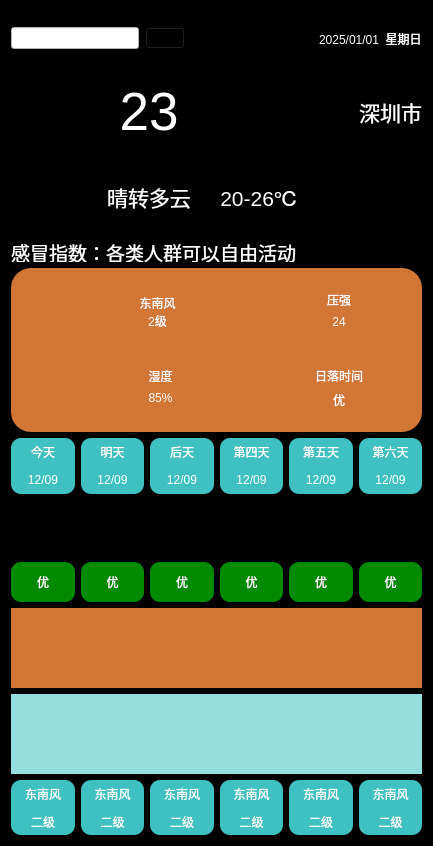
<?xml version="1.0" encoding="UTF-8"?>
<ui version="4.0">
 <class>Widget</class>
 <widget class="QWidget" name="Widget">
  <property name="geometry">
   <rect>
    <x>0</x>
    <y>0</y>
    <width>433</width>
    <height>846</height>
   </rect>
  </property>
  <property name="windowTitle">
   <string>Widget</string>
  </property>
  <property name="styleSheet">
   <string notr="true">background-color: rgb(0, 0, 0);</string>
  </property>
  <layout class="QVBoxLayout" name="verticalLayout_36" stretch="1,3,1,3,3,2,1">
   <item>
    <layout class="QHBoxLayout" name="horizontalLayout">
     <item>
      <widget class="QLineEdit" name="lineEdit_cityname">
       <property name="styleSheet">
        <string notr="true">background-color: rgb(255, 255, 255);</string>
       </property>
      </widget>
     </item>
     <item>
      <widget class="QPushButton" name="pushButton">
       <property name="styleSheet">
        <string notr="true">border：none</string>
       </property>
       <property name="text">
        <string/>
       </property>
       <property name="icon">
        <iconset resource="icon/res.qrc">
         <normaloff>:/search.png</normaloff>:/search.png</iconset>
       </property>
      </widget>
     </item>
     <item>
      <spacer name="horizontalSpacer">
       <property name="orientation">
        <enum>Qt::Orientation::Horizontal</enum>
       </property>
       <property name="sizeHint" stdset="0">
        <size>
         <width>40</width>
         <height>20</height>
        </size>
       </property>
      </spacer>
     </item>
     <item>
      <widget class="QLabel" name="label_nowData">
       <property name="styleSheet">
        <string notr="true">color: rgb(255, 255, 255);</string>
       </property>
       <property name="text">
        <string>2025/01/01  星期日</string>
       </property>
      </widget>
     </item>
    </layout>
   </item>
   <item>
    <layout class="QGridLayout" name="gridLayout">
     <item row="0" column="0" rowspan="2">
      <widget class="QLabel" name="label_nowWeatherIcon">
       <property name="minimumSize">
        <size>
         <width>80</width>
         <height>80</height>
        </size>
       </property>
       <property name="maximumSize">
        <size>
         <width>80</width>
         <height>80</height>
        </size>
       </property>
       <property name="styleSheet">
        <string notr="true"/>
       </property>
       <property name="text">
        <string/>
       </property>
       <property name="pixmap">
        <pixmap resource="icon/res.qrc">:/icon_qingtian.png</pixmap>
       </property>
       <property name="scaledContents">
        <bool>true</bool>
       </property>
      </widget>
     </item>
     <item row="0" column="1">
      <widget class="QLabel" name="label_nowTemp">
       <property name="font">
        <font>
         <pointsize>40</pointsize>
        </font>
       </property>
       <property name="layoutDirection">
        <enum>Qt::LayoutDirection::LeftToRight</enum>
       </property>
       <property name="styleSheet">
        <string notr="true">color: rgb(255, 255, 255);</string>
       </property>
       <property name="text">
        <string>23</string>
       </property>
       <property name="alignment">
        <set>Qt::AlignmentFlag::AlignCenter</set>
       </property>
      </widget>
     </item>
     <item row="0" column="3">
      <widget class="QLabel" name="label_nowCity">
       <property name="font">
        <font>
         <pointsize>16</pointsize>
        </font>
       </property>
       <property name="styleSheet">
        <string notr="true">color: rgb(255, 255, 255);</string>
       </property>
       <property name="text">
        <string>深圳市</string>
       </property>
       <property name="alignment">
        <set>Qt::AlignmentFlag::AlignRight|Qt::AlignmentFlag::AlignTrailing|Qt::AlignmentFlag::AlignVCenter</set>
       </property>
      </widget>
     </item>
     <item row="1" column="1">
      <widget class="QLabel" name="label_nowWeather">
       <property name="font">
        <font>
         <pointsize>16</pointsize>
        </font>
       </property>
       <property name="styleSheet">
        <string notr="true">color: rgb(255, 255, 255);</string>
       </property>
       <property name="text">
        <string>晴转多云</string>
       </property>
       <property name="alignment">
        <set>Qt::AlignmentFlag::AlignCenter</set>
       </property>
      </widget>
     </item>
     <item row="1" column="2">
      <widget class="QLabel" name="label_nowDayTemp">
       <property name="font">
        <font>
         <pointsize>16</pointsize>
        </font>
       </property>
       <property name="styleSheet">
        <string notr="true">color: rgb(255, 255, 255);</string>
       </property>
       <property name="text">
        <string>20-26℃</string>
       </property>
       <property name="alignment">
        <set>Qt::AlignmentFlag::AlignCenter</set>
       </property>
      </widget>
     </item>
    </layout>
   </item>
   <item>
    <widget class="QLabel" name="label_nowTips">
     <property name="minimumSize">
      <size>
       <width>0</width>
       <height>20</height>
      </size>
     </property>
     <property name="maximumSize">
      <size>
       <width>16777215</width>
       <height>20</height>
      </size>
     </property>
     <property name="font">
      <font>
       <pointsize>14</pointsize>
      </font>
     </property>
     <property name="styleSheet">
      <string notr="true">color: rgb(255, 255, 255);</string>
     </property>
     <property name="text">
      <string>感冒指数：各类人群可以自由活动</string>
     </property>
    </widget>
   </item>
   <item>
    <widget class="QWidget" name="widget" native="true">
     <property name="minimumSize">
      <size>
       <width>0</width>
       <height>0</height>
      </size>
     </property>
     <property name="maximumSize">
      <size>
       <width>16777215</width>
       <height>200</height>
      </size>
     </property>
     <property name="layoutDirection">
      <enum>Qt::LayoutDirection::LeftToRight</enum>
     </property>
     <property name="styleSheet">
      <string notr="true">background-color: rgb(209, 118, 53);
border-radius:20px</string>
     </property>
     <layout class="QGridLayout" name="gridLayout_3">
      <property name="leftMargin">
       <number>30</number>
      </property>
      <property name="rightMargin">
       <number>30</number>
      </property>
      <item row="0" column="0">
       <layout class="QGridLayout" name="gridLayout_2">
        <item row="0" column="0">
         <layout class="QHBoxLayout" name="horizontalLayout_2">
          <property name="spacing">
           <number>0</number>
          </property>
          <item>
           <widget class="QLabel" name="label_8">
            <property name="minimumSize">
             <size>
              <width>60</width>
              <height>60</height>
             </size>
            </property>
            <property name="maximumSize">
             <size>
              <width>60</width>
              <height>60</height>
             </size>
            </property>
            <property name="styleSheet">
             <string notr="true">background-color: rgb(209, 118, 53);</string>
            </property>
            <property name="text">
             <string/>
            </property>
            <property name="pixmap">
             <pixmap resource="icon/res.qrc">:/fengli.png</pixmap>
            </property>
            <property name="scaledContents">
             <bool>true</bool>
            </property>
           </widget>
          </item>
          <item>
           <layout class="QVBoxLayout" name="verticalLayout">
            <item>
             <widget class="QLabel" name="label_nowF_W">
              <property name="styleSheet">
               <string notr="true">color: rgb(255, 255, 255);</string>
              </property>
              <property name="text">
               <string>东南风</string>
              </property>
              <property name="alignment">
               <set>Qt::AlignmentFlag::AlignBottom|Qt::AlignmentFlag::AlignHCenter</set>
              </property>
             </widget>
            </item>
            <item>
             <widget class="QLabel" name="label_nowF_D">
              <property name="styleSheet">
               <string notr="true">color: rgb(255, 255, 255);</string>
              </property>
              <property name="text">
               <string>2级</string>
              </property>
              <property name="alignment">
               <set>Qt::AlignmentFlag::AlignHCenter|Qt::AlignmentFlag::AlignTop</set>
              </property>
             </widget>
            </item>
           </layout>
          </item>
         </layout>
        </item>
        <item row="0" column="1">
         <layout class="QHBoxLayout" name="horizontalLayout_3">
          <item>
           <widget class="QLabel" name="label_11">
            <property name="minimumSize">
             <size>
              <width>60</width>
              <height>60</height>
             </size>
            </property>
            <property name="maximumSize">
             <size>
              <width>60</width>
              <height>60</height>
             </size>
            </property>
            <property name="text">
             <string/>
            </property>
            <property name="pixmap">
             <pixmap resource="icon/res.qrc">:/PM.png</pixmap>
            </property>
            <property name="scaledContents">
             <bool>true</bool>
            </property>
           </widget>
          </item>
          <item>
           <layout class="QVBoxLayout" name="verticalLayout_2">
            <item>
             <widget class="QLabel" name="label_12">
              <property name="styleSheet">
               <string notr="true">color: rgb(255, 255, 255);</string>
              </property>
              <property name="text">
               <string>压强</string>
              </property>
              <property name="alignment">
               <set>Qt::AlignmentFlag::AlignBottom|Qt::AlignmentFlag::AlignHCenter</set>
              </property>
             </widget>
            </item>
            <item>
             <widget class="QLabel" name="label_nowPressure">
              <property name="styleSheet">
               <string notr="true">color: rgb(255, 255, 255);</string>
              </property>
              <property name="text">
               <string>24</string>
              </property>
              <property name="alignment">
               <set>Qt::AlignmentFlag::AlignHCenter|Qt::AlignmentFlag::AlignTop</set>
              </property>
             </widget>
            </item>
           </layout>
          </item>
         </layout>
        </item>
        <item row="1" column="0">
         <layout class="QHBoxLayout" name="horizontalLayout_5">
          <item>
           <widget class="QLabel" name="label_14">
            <property name="minimumSize">
             <size>
              <width>60</width>
              <height>60</height>
             </size>
            </property>
            <property name="maximumSize">
             <size>
              <width>60</width>
              <height>60</height>
             </size>
            </property>
            <property name="text">
             <string/>
            </property>
            <property name="pixmap">
             <pixmap resource="icon/res.qrc">:/shidu.png</pixmap>
            </property>
            <property name="scaledContents">
             <bool>true</bool>
            </property>
           </widget>
          </item>
          <item>
           <layout class="QVBoxLayout" name="verticalLayout_4">
            <item>
             <widget class="QLabel" name="label_18">
              <property name="styleSheet">
               <string notr="true">color: rgb(255, 255, 255);</string>
              </property>
              <property name="text">
               <string>湿度</string>
              </property>
              <property name="alignment">
               <set>Qt::AlignmentFlag::AlignBottom|Qt::AlignmentFlag::AlignHCenter</set>
              </property>
             </widget>
            </item>
            <item>
             <widget class="QLabel" name="label_humidity">
              <property name="styleSheet">
               <string notr="true">color: rgb(255, 255, 255);</string>
              </property>
              <property name="text">
               <string>85%</string>
              </property>
              <property name="alignment">
               <set>Qt::AlignmentFlag::AlignHCenter|Qt::AlignmentFlag::AlignTop</set>
              </property>
             </widget>
            </item>
           </layout>
          </item>
         </layout>
        </item>
        <item row="1" column="1">
         <layout class="QHBoxLayout" name="horizontalLayout_6">
          <item>
           <widget class="QLabel" name="label_20">
            <property name="minimumSize">
             <size>
              <width>60</width>
              <height>60</height>
             </size>
            </property>
            <property name="maximumSize">
             <size>
              <width>60</width>
              <height>60</height>
             </size>
            </property>
            <property name="text">
             <string/>
            </property>
            <property name="pixmap">
             <pixmap resource="icon/res.qrc">:/kongqizhiliang.png</pixmap>
            </property>
            <property name="scaledContents">
             <bool>true</bool>
            </property>
           </widget>
          </item>
          <item>
           <layout class="QVBoxLayout" name="verticalLayout_5">
            <item>
             <widget class="QLabel" name="label_21">
              <property name="styleSheet">
               <string notr="true">color: rgb(255, 255, 255);</string>
              </property>
              <property name="text">
               <string>日落时间</string>
              </property>
              <property name="alignment">
               <set>Qt::AlignmentFlag::AlignBottom|Qt::AlignmentFlag::AlignHCenter</set>
              </property>
             </widget>
            </item>
            <item>
             <widget class="QLabel" name="label_Airleave">
              <property name="styleSheet">
               <string notr="true">color: rgb(255, 255, 255);</string>
              </property>
              <property name="text">
               <string>优</string>
              </property>
              <property name="alignment">
               <set>Qt::AlignmentFlag::AlignHCenter|Qt::AlignmentFlag::AlignTop</set>
              </property>
             </widget>
            </item>
           </layout>
          </item>
         </layout>
        </item>
       </layout>
      </item>
     </layout>
    </widget>
   </item>
   <item>
    <layout class="QVBoxLayout" name="verticalLayout_28">
     <item>
      <layout class="QHBoxLayout" name="horizontalLayout_7">
       <item>
        <layout class="QVBoxLayout" name="verticalLayout_6">
         <property name="spacing">
          <number>0</number>
         </property>
         <item>
          <widget class="QLabel" name="label_23">
           <property name="styleSheet">
            <string notr="true">color: rgb(255, 255, 255);
background-color: rgb(64, 193, 193);
border-top-left-radius:10px;
border-top-right-radius:10px;</string>
           </property>
           <property name="text">
            <string>今天</string>
           </property>
           <property name="alignment">
            <set>Qt::AlignmentFlag::AlignCenter</set>
           </property>
          </widget>
         </item>
         <item>
          <widget class="QLabel" name="label_day1_data">
           <property name="styleSheet">
            <string notr="true">color: rgb(255, 255, 255);
background-color: rgb(64, 193, 193);
border-bottom-left-radius:10px;
border-bottom-right-radius:10px;</string>
           </property>
           <property name="text">
            <string>12/09</string>
           </property>
           <property name="alignment">
            <set>Qt::AlignmentFlag::AlignCenter</set>
           </property>
          </widget>
         </item>
        </layout>
       </item>
       <item>
        <layout class="QVBoxLayout" name="verticalLayout_17">
         <property name="spacing">
          <number>0</number>
         </property>
         <item>
          <widget class="QLabel" name="label_45">
           <property name="styleSheet">
            <string notr="true">color: rgb(255, 255, 255);
background-color: rgb(64, 193, 193);
border-top-left-radius:10px;
border-top-right-radius:10px;</string>
           </property>
           <property name="text">
            <string>明天</string>
           </property>
           <property name="alignment">
            <set>Qt::AlignmentFlag::AlignCenter</set>
           </property>
          </widget>
         </item>
         <item>
          <widget class="QLabel" name="label_day2_data">
           <property name="styleSheet">
            <string notr="true">color: rgb(255, 255, 255);
background-color: rgb(64, 193, 193);
border-bottom-left-radius:10px;
border-bottom-right-radius:10px;</string>
           </property>
           <property name="text">
            <string>12/09</string>
           </property>
           <property name="alignment">
            <set>Qt::AlignmentFlag::AlignCenter</set>
           </property>
          </widget>
         </item>
        </layout>
       </item>
       <item>
        <layout class="QVBoxLayout" name="verticalLayout_18">
         <property name="spacing">
          <number>0</number>
         </property>
         <item>
          <widget class="QLabel" name="label_47">
           <property name="styleSheet">
            <string notr="true">color: rgb(255, 255, 255);
background-color: rgb(64, 193, 193);
border-top-left-radius:10px;
border-top-right-radius:10px;</string>
           </property>
           <property name="text">
            <string>后天</string>
           </property>
           <property name="alignment">
            <set>Qt::AlignmentFlag::AlignCenter</set>
           </property>
          </widget>
         </item>
         <item>
          <widget class="QLabel" name="label_day3_data">
           <property name="styleSheet">
            <string notr="true">color: rgb(255, 255, 255);
background-color: rgb(64, 193, 193);
border-bottom-left-radius:10px;
border-bottom-right-radius:10px;</string>
           </property>
           <property name="text">
            <string>12/09</string>
           </property>
           <property name="alignment">
            <set>Qt::AlignmentFlag::AlignCenter</set>
           </property>
          </widget>
         </item>
        </layout>
       </item>
       <item>
        <layout class="QVBoxLayout" name="verticalLayout_19">
         <property name="spacing">
          <number>0</number>
         </property>
         <item>
          <widget class="QLabel" name="label_49">
           <property name="styleSheet">
            <string notr="true">color: rgb(255, 255, 255);
background-color: rgb(64, 193, 193);
border-top-left-radius:10px;
border-top-right-radius:10px;</string>
           </property>
           <property name="text">
            <string>第四天</string>
           </property>
           <property name="alignment">
            <set>Qt::AlignmentFlag::AlignCenter</set>
           </property>
          </widget>
         </item>
         <item>
          <widget class="QLabel" name="label_day4_data">
           <property name="styleSheet">
            <string notr="true">color: rgb(255, 255, 255);
background-color: rgb(64, 193, 193);
border-bottom-left-radius:10px;
border-bottom-right-radius:10px;</string>
           </property>
           <property name="text">
            <string>12/09</string>
           </property>
           <property name="alignment">
            <set>Qt::AlignmentFlag::AlignCenter</set>
           </property>
          </widget>
         </item>
        </layout>
       </item>
       <item>
        <layout class="QVBoxLayout" name="verticalLayout_20">
         <property name="spacing">
          <number>0</number>
         </property>
         <item>
          <widget class="QLabel" name="label_51">
           <property name="styleSheet">
            <string notr="true">color: rgb(255, 255, 255);
background-color: rgb(64, 193, 193);
border-top-left-radius:10px;
border-top-right-radius:10px;</string>
           </property>
           <property name="text">
            <string>第五天</string>
           </property>
           <property name="alignment">
            <set>Qt::AlignmentFlag::AlignCenter</set>
           </property>
          </widget>
         </item>
         <item>
          <widget class="QLabel" name="label_day5_data">
           <property name="styleSheet">
            <string notr="true">color: rgb(255, 255, 255);
background-color: rgb(64, 193, 193);
border-bottom-left-radius:10px;
border-bottom-right-radius:10px;</string>
           </property>
           <property name="text">
            <string>12/09</string>
           </property>
           <property name="alignment">
            <set>Qt::AlignmentFlag::AlignCenter</set>
           </property>
          </widget>
         </item>
        </layout>
       </item>
       <item>
        <layout class="QVBoxLayout" name="verticalLayout_21">
         <property name="spacing">
          <number>0</number>
         </property>
         <item>
          <widget class="QLabel" name="label_53">
           <property name="styleSheet">
            <string notr="true">color: rgb(255, 255, 255);
background-color: rgb(64, 193, 193);
border-top-left-radius:10px;
border-top-right-radius:10px;</string>
           </property>
           <property name="text">
            <string>第六天</string>
           </property>
           <property name="alignment">
            <set>Qt::AlignmentFlag::AlignCenter</set>
           </property>
          </widget>
         </item>
         <item>
          <widget class="QLabel" name="label_day6_data">
           <property name="styleSheet">
            <string notr="true">color: rgb(255, 255, 255);
background-color: rgb(64, 193, 193);
border-bottom-left-radius:10px;
border-bottom-right-radius:10px;</string>
           </property>
           <property name="text">
            <string>12/09</string>
           </property>
           <property name="alignment">
            <set>Qt::AlignmentFlag::AlignCenter</set>
           </property>
          </widget>
         </item>
        </layout>
       </item>
      </layout>
     </item>
     <item>
      <layout class="QHBoxLayout" name="horizontalLayout_8">
       <item>
        <widget class="QLabel" name="label_day1_icon">
         <property name="maximumSize">
          <size>
           <width>60</width>
           <height>60</height>
          </size>
         </property>
         <property name="text">
          <string/>
         </property>
         <property name="pixmap">
          <pixmap resource="icon/res.qrc">:/icon_baoyu.png</pixmap>
         </property>
         <property name="scaledContents">
          <bool>true</bool>
         </property>
        </widget>
       </item>
       <item>
        <widget class="QLabel" name="label_day2_icon">
         <property name="maximumSize">
          <size>
           <width>60</width>
           <height>60</height>
          </size>
         </property>
         <property name="text">
          <string/>
         </property>
         <property name="pixmap">
          <pixmap resource="icon/res.qrc">:/icon_baoyu.png</pixmap>
         </property>
         <property name="scaledContents">
          <bool>true</bool>
         </property>
        </widget>
       </item>
       <item>
        <widget class="QLabel" name="label_day3_icon">
         <property name="maximumSize">
          <size>
           <width>60</width>
           <height>60</height>
          </size>
         </property>
         <property name="text">
          <string/>
         </property>
         <property name="pixmap">
          <pixmap resource="icon/res.qrc">:/icon_baoyu.png</pixmap>
         </property>
         <property name="scaledContents">
          <bool>true</bool>
         </property>
        </widget>
       </item>
       <item>
        <widget class="QLabel" name="label_day4_icon">
         <property name="maximumSize">
          <size>
           <width>60</width>
           <height>60</height>
          </size>
         </property>
         <property name="text">
          <string/>
         </property>
         <property name="pixmap">
          <pixmap resource="icon/res.qrc">:/icon_baoyu.png</pixmap>
         </property>
         <property name="scaledContents">
          <bool>true</bool>
         </property>
        </widget>
       </item>
       <item>
        <widget class="QLabel" name="label_day5_icon">
         <property name="maximumSize">
          <size>
           <width>60</width>
           <height>60</height>
          </size>
         </property>
         <property name="text">
          <string/>
         </property>
         <property name="pixmap">
          <pixmap resource="icon/res.qrc">:/icon_baoyu.png</pixmap>
         </property>
         <property name="scaledContents">
          <bool>true</bool>
         </property>
        </widget>
       </item>
       <item>
        <widget class="QLabel" name="label_day6_icon">
         <property name="maximumSize">
          <size>
           <width>60</width>
           <height>60</height>
          </size>
         </property>
         <property name="text">
          <string/>
         </property>
         <property name="pixmap">
          <pixmap resource="icon/res.qrc">:/icon_baoyu.png</pixmap>
         </property>
         <property name="scaledContents">
          <bool>true</bool>
         </property>
        </widget>
       </item>
      </layout>
     </item>
     <item>
      <layout class="QHBoxLayout" name="horizontalLayout_9">
       <item>
        <widget class="QLabel" name="label_day1_air">
         <property name="maximumSize">
          <size>
           <width>16777215</width>
           <height>40</height>
          </size>
         </property>
         <property name="styleSheet">
          <string notr="true">color: rgb(255, 255, 255);
background-color: rgb(0, 138, 0);
border-radius:10px;
</string>
         </property>
         <property name="text">
          <string>优</string>
         </property>
         <property name="alignment">
          <set>Qt::AlignmentFlag::AlignCenter</set>
         </property>
        </widget>
       </item>
       <item>
        <widget class="QLabel" name="label_day2_air">
         <property name="maximumSize">
          <size>
           <width>16777215</width>
           <height>40</height>
          </size>
         </property>
         <property name="styleSheet">
          <string notr="true">color: rgb(255, 255, 255);
background-color: rgb(0, 138, 0);
border-radius:10px;
</string>
         </property>
         <property name="text">
          <string>优</string>
         </property>
         <property name="alignment">
          <set>Qt::AlignmentFlag::AlignCenter</set>
         </property>
        </widget>
       </item>
       <item>
        <widget class="QLabel" name="label_day3_air">
         <property name="maximumSize">
          <size>
           <width>16777215</width>
           <height>40</height>
          </size>
         </property>
         <property name="styleSheet">
          <string notr="true">color: rgb(255, 255, 255);
background-color: rgb(0, 138, 0);
border-radius:10px;
</string>
         </property>
         <property name="text">
          <string>优</string>
         </property>
         <property name="alignment">
          <set>Qt::AlignmentFlag::AlignCenter</set>
         </property>
        </widget>
       </item>
       <item>
        <widget class="QLabel" name="label_day4_air">
         <property name="maximumSize">
          <size>
           <width>16777215</width>
           <height>40</height>
          </size>
         </property>
         <property name="styleSheet">
          <string notr="true">color: rgb(255, 255, 255);
background-color: rgb(0, 138, 0);
border-radius:10px;
</string>
         </property>
         <property name="text">
          <string>优</string>
         </property>
         <property name="alignment">
          <set>Qt::AlignmentFlag::AlignCenter</set>
         </property>
        </widget>
       </item>
       <item>
        <widget class="QLabel" name="label_day5_air">
         <property name="maximumSize">
          <size>
           <width>16777215</width>
           <height>40</height>
          </size>
         </property>
         <property name="styleSheet">
          <string notr="true">color: rgb(255, 255, 255);
background-color: rgb(0, 138, 0);
border-radius:10px;
</string>
         </property>
         <property name="text">
          <string>优</string>
         </property>
         <property name="alignment">
          <set>Qt::AlignmentFlag::AlignCenter</set>
         </property>
        </widget>
       </item>
       <item>
        <widget class="QLabel" name="label_day6_air">
         <property name="maximumSize">
          <size>
           <width>16777215</width>
           <height>40</height>
          </size>
         </property>
         <property name="styleSheet">
          <string notr="true">color: rgb(255, 255, 255);
background-color: rgb(0, 138, 0);
border-radius:10px;
</string>
         </property>
         <property name="text">
          <string>优</string>
         </property>
         <property name="alignment">
          <set>Qt::AlignmentFlag::AlignCenter</set>
         </property>
        </widget>
       </item>
      </layout>
     </item>
    </layout>
   </item>
   <item>
    <layout class="QVBoxLayout" name="verticalLayout_29">
     <item>
      <widget class="QWidget" name="widget_hightemp" native="true">
       <property name="minimumSize">
        <size>
         <width>0</width>
         <height>80</height>
        </size>
       </property>
       <property name="maximumSize">
        <size>
         <width>16777215</width>
         <height>80</height>
        </size>
       </property>
       <property name="styleSheet">
        <string notr="true">background-color: rgb(209, 118, 53);</string>
       </property>
      </widget>
     </item>
     <item>
      <widget class="QWidget" name="widget_lowtemp" native="true">
       <property name="minimumSize">
        <size>
         <width>0</width>
         <height>80</height>
        </size>
       </property>
       <property name="maximumSize">
        <size>
         <width>16777215</width>
         <height>80</height>
        </size>
       </property>
       <property name="styleSheet">
        <string notr="true">background-color: rgb(148, 222, 222);</string>
       </property>
      </widget>
     </item>
    </layout>
   </item>
   <item>
    <layout class="QHBoxLayout" name="horizontalLayout_10">
     <item>
      <layout class="QVBoxLayout" name="verticalLayout_30">
       <property name="spacing">
        <number>0</number>
       </property>
       <item>
        <widget class="QLabel" name="label_day1_fw">
         <property name="styleSheet">
          <string notr="true">color: rgb(255, 255, 255);
background-color: rgb(64, 193, 193);
border-top-left-radius:10px;
border-top-right-radius:10px;</string>
         </property>
         <property name="text">
          <string>东南风</string>
         </property>
         <property name="alignment">
          <set>Qt::AlignmentFlag::AlignCenter</set>
         </property>
        </widget>
       </item>
       <item>
        <widget class="QLabel" name="label_day1_fd">
         <property name="styleSheet">
          <string notr="true">color: rgb(255, 255, 255);
background-color: rgb(64, 193, 193);
border-bottom-left-radius:10px;
border-bottom-right-radius:10px;</string>
         </property>
         <property name="text">
          <string>二级</string>
         </property>
         <property name="alignment">
          <set>Qt::AlignmentFlag::AlignCenter</set>
         </property>
        </widget>
       </item>
      </layout>
     </item>
     <item>
      <layout class="QVBoxLayout" name="verticalLayout_31">
       <property name="spacing">
        <number>0</number>
       </property>
       <item>
        <widget class="QLabel" name="label_day2_fw">
         <property name="styleSheet">
          <string notr="true">color: rgb(255, 255, 255);
background-color: rgb(64, 193, 193);
border-top-left-radius:10px;
border-top-right-radius:10px;</string>
         </property>
         <property name="text">
          <string>东南风</string>
         </property>
         <property name="alignment">
          <set>Qt::AlignmentFlag::AlignCenter</set>
         </property>
        </widget>
       </item>
       <item>
        <widget class="QLabel" name="label_day2_fd">
         <property name="styleSheet">
          <string notr="true">color: rgb(255, 255, 255);
background-color: rgb(64, 193, 193);
border-bottom-left-radius:10px;
border-bottom-right-radius:10px;</string>
         </property>
         <property name="text">
          <string>二级</string>
         </property>
         <property name="alignment">
          <set>Qt::AlignmentFlag::AlignCenter</set>
         </property>
        </widget>
       </item>
      </layout>
     </item>
     <item>
      <layout class="QVBoxLayout" name="verticalLayout_32">
       <property name="spacing">
        <number>0</number>
       </property>
       <item>
        <widget class="QLabel" name="label_day3_fw">
         <property name="styleSheet">
          <string notr="true">color: rgb(255, 255, 255);
background-color: rgb(64, 193, 193);
border-top-left-radius:10px;
border-top-right-radius:10px;</string>
         </property>
         <property name="text">
          <string>东南风</string>
         </property>
         <property name="alignment">
          <set>Qt::AlignmentFlag::AlignCenter</set>
         </property>
        </widget>
       </item>
       <item>
        <widget class="QLabel" name="label_day3_fd">
         <property name="styleSheet">
          <string notr="true">color: rgb(255, 255, 255);
background-color: rgb(64, 193, 193);
border-bottom-left-radius:10px;
border-bottom-right-radius:10px;</string>
         </property>
         <property name="text">
          <string>二级</string>
         </property>
         <property name="alignment">
          <set>Qt::AlignmentFlag::AlignCenter</set>
         </property>
        </widget>
       </item>
      </layout>
     </item>
     <item>
      <layout class="QVBoxLayout" name="verticalLayout_33">
       <property name="spacing">
        <number>0</number>
       </property>
       <item>
        <widget class="QLabel" name="label_day4_fw">
         <property name="styleSheet">
          <string notr="true">color: rgb(255, 255, 255);
background-color: rgb(64, 193, 193);
border-top-left-radius:10px;
border-top-right-radius:10px;</string>
         </property>
         <property name="text">
          <string>东南风</string>
         </property>
         <property name="alignment">
          <set>Qt::AlignmentFlag::AlignCenter</set>
         </property>
        </widget>
       </item>
       <item>
        <widget class="QLabel" name="label_day4_fd">
         <property name="styleSheet">
          <string notr="true">color: rgb(255, 255, 255);
background-color: rgb(64, 193, 193);
border-bottom-left-radius:10px;
border-bottom-right-radius:10px;</string>
         </property>
         <property name="text">
          <string>二级</string>
         </property>
         <property name="alignment">
          <set>Qt::AlignmentFlag::AlignCenter</set>
         </property>
        </widget>
       </item>
      </layout>
     </item>
     <item>
      <layout class="QVBoxLayout" name="verticalLayout_34">
       <property name="spacing">
        <number>0</number>
       </property>
       <item>
        <widget class="QLabel" name="label_day5_fw">
         <property name="styleSheet">
          <string notr="true">color: rgb(255, 255, 255);
background-color: rgb(64, 193, 193);
border-top-left-radius:10px;
border-top-right-radius:10px;</string>
         </property>
         <property name="text">
          <string>东南风</string>
         </property>
         <property name="alignment">
          <set>Qt::AlignmentFlag::AlignCenter</set>
         </property>
        </widget>
       </item>
       <item>
        <widget class="QLabel" name="label_day5_fd">
         <property name="styleSheet">
          <string notr="true">color: rgb(255, 255, 255);
background-color: rgb(64, 193, 193);
border-bottom-left-radius:10px;
border-bottom-right-radius:10px;</string>
         </property>
         <property name="text">
          <string>二级</string>
         </property>
         <property name="alignment">
          <set>Qt::AlignmentFlag::AlignCenter</set>
         </property>
        </widget>
       </item>
      </layout>
     </item>
     <item>
      <layout class="QVBoxLayout" name="verticalLayout_35">
       <property name="spacing">
        <number>0</number>
       </property>
       <item>
        <widget class="QLabel" name="label_day6_fw">
         <property name="styleSheet">
          <string notr="true">color: rgb(255, 255, 255);
background-color: rgb(64, 193, 193);
border-top-left-radius:10px;
border-top-right-radius:10px;</string>
         </property>
         <property name="text">
          <string>东南风</string>
         </property>
         <property name="alignment">
          <set>Qt::AlignmentFlag::AlignCenter</set>
         </property>
        </widget>
       </item>
       <item>
        <widget class="QLabel" name="label_day6_fd">
         <property name="styleSheet">
          <string notr="true">color: rgb(255, 255, 255);
background-color: rgb(64, 193, 193);
border-bottom-left-radius:10px;
border-bottom-right-radius:10px;</string>
         </property>
         <property name="text">
          <string>二级</string>
         </property>
         <property name="alignment">
          <set>Qt::AlignmentFlag::AlignCenter</set>
         </property>
        </widget>
       </item>
      </layout>
     </item>
    </layout>
   </item>
  </layout>
 </widget>
 <resources>
  <include location="icon/res.qrc"/>
 </resources>
 <connections/>
</ui>
